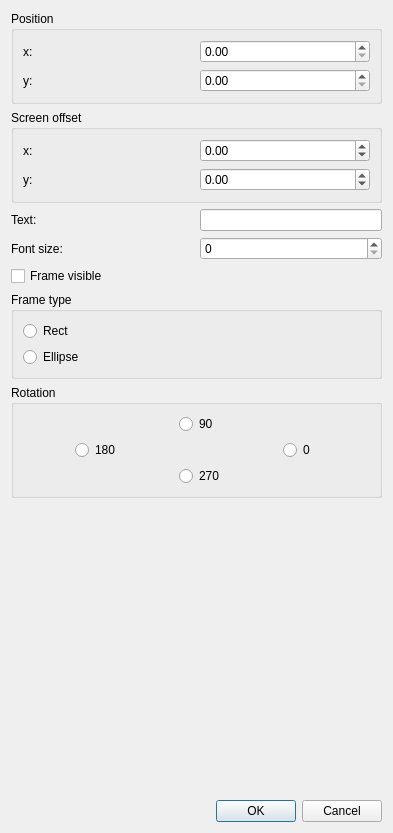
<?xml version="1.0" encoding="UTF-8"?>
<ui version="4.0">
 <class>TextSchemeElementDialog</class>
 <widget class="QDialog" name="TextSchemeElementDialog">
  <property name="geometry">
   <rect>
    <x>0</x>
    <y>0</y>
    <width>393</width>
    <height>833</height>
   </rect>
  </property>
  <property name="windowTitle">
   <string>Text scheme element</string>
  </property>
  <layout class="QVBoxLayout" name="verticalLayout_2">
   <item>
    <widget class="QGroupBox" name="gbPosition">
     <property name="title">
      <string>Position</string>
     </property>
     <layout class="QGridLayout" name="gridLayout">
      <item row="0" column="0">
       <widget class="QLabel" name="label_3">
        <property name="text">
         <string>x:</string>
        </property>
       </widget>
      </item>
      <item row="0" column="1">
       <widget class="QDoubleSpinBox" name="sbPositionX">
        <property name="maximum">
         <double>999999999.000000000000000</double>
        </property>
       </widget>
      </item>
      <item row="1" column="0">
       <widget class="QLabel" name="label_4">
        <property name="text">
         <string>y:</string>
        </property>
       </widget>
      </item>
      <item row="1" column="1">
       <widget class="QDoubleSpinBox" name="sbPositionY">
        <property name="maximum">
         <double>999999999.000000000000000</double>
        </property>
       </widget>
      </item>
     </layout>
    </widget>
   </item>
   <item>
    <widget class="QGroupBox" name="gbPosition_2">
     <property name="title">
      <string>Screen offset</string>
     </property>
     <layout class="QGridLayout" name="gridLayout_4">
      <item row="0" column="0">
       <widget class="QLabel" name="label_5">
        <property name="text">
         <string>x:</string>
        </property>
       </widget>
      </item>
      <item row="0" column="1">
       <widget class="QDoubleSpinBox" name="sbScreenOffsetX">
        <property name="minimum">
         <double>-999999999.000000000000000</double>
        </property>
        <property name="maximum">
         <double>999999999.000000000000000</double>
        </property>
       </widget>
      </item>
      <item row="1" column="0">
       <widget class="QLabel" name="label_6">
        <property name="text">
         <string>y:</string>
        </property>
       </widget>
      </item>
      <item row="1" column="1">
       <widget class="QDoubleSpinBox" name="sbScreenOffsetY">
        <property name="minimum">
         <double>-999999999.000000000000000</double>
        </property>
        <property name="maximum">
         <double>999999999.000000000000000</double>
        </property>
       </widget>
      </item>
     </layout>
    </widget>
   </item>
   <item>
    <layout class="QGridLayout" name="gridLayout_2" columnminimumwidth="6,6">
     <item row="0" column="0">
      <widget class="QLabel" name="label">
       <property name="text">
        <string>Text:</string>
       </property>
      </widget>
     </item>
     <item row="0" column="1">
      <widget class="QLineEdit" name="leText">
       <property name="sizePolicy">
        <sizepolicy hsizetype="Preferred" vsizetype="Fixed">
         <horstretch>0</horstretch>
         <verstretch>0</verstretch>
        </sizepolicy>
       </property>
      </widget>
     </item>
     <item row="1" column="0">
      <widget class="QLabel" name="label_2">
       <property name="text">
        <string>Font size:</string>
       </property>
      </widget>
     </item>
     <item row="1" column="1">
      <widget class="QSpinBox" name="sbFontSize">
       <property name="sizePolicy">
        <sizepolicy hsizetype="Preferred" vsizetype="Fixed">
         <horstretch>0</horstretch>
         <verstretch>0</verstretch>
        </sizepolicy>
       </property>
      </widget>
     </item>
    </layout>
   </item>
   <item>
    <widget class="QCheckBox" name="cbFrameVisible">
     <property name="text">
      <string>Frame visible</string>
     </property>
    </widget>
   </item>
   <item>
    <widget class="QGroupBox" name="gbFrameType">
     <property name="title">
      <string>Frame type</string>
     </property>
     <layout class="QVBoxLayout" name="verticalLayout">
      <item>
       <widget class="QRadioButton" name="rbFrameTypeRect">
        <property name="text">
         <string>Rect</string>
        </property>
        <attribute name="buttonGroup">
         <string notr="true">bgFrameType</string>
        </attribute>
       </widget>
      </item>
      <item>
       <widget class="QRadioButton" name="rbFrameTypeEllipse">
        <property name="text">
         <string>Ellipse</string>
        </property>
        <attribute name="buttonGroup">
         <string notr="true">bgFrameType</string>
        </attribute>
       </widget>
      </item>
     </layout>
    </widget>
   </item>
   <item>
    <widget class="QGroupBox" name="groupBox">
     <property name="title">
      <string>Rotation</string>
     </property>
     <layout class="QGridLayout" name="gridLayout_3">
      <item row="0" column="1">
       <widget class="QRadioButton" name="rbRotation90">
        <property name="sizePolicy">
         <sizepolicy hsizetype="Fixed" vsizetype="Fixed">
          <horstretch>0</horstretch>
          <verstretch>0</verstretch>
         </sizepolicy>
        </property>
        <property name="text">
         <string>90</string>
        </property>
        <attribute name="buttonGroup">
         <string notr="true">bgRotation</string>
        </attribute>
       </widget>
      </item>
      <item row="1" column="0">
       <widget class="QRadioButton" name="rbRotation180">
        <property name="sizePolicy">
         <sizepolicy hsizetype="Fixed" vsizetype="Fixed">
          <horstretch>0</horstretch>
          <verstretch>0</verstretch>
         </sizepolicy>
        </property>
        <property name="text">
         <string>180</string>
        </property>
        <attribute name="buttonGroup">
         <string notr="true">bgRotation</string>
        </attribute>
       </widget>
      </item>
      <item row="1" column="2">
       <widget class="QRadioButton" name="rbRotation0">
        <property name="sizePolicy">
         <sizepolicy hsizetype="Fixed" vsizetype="Fixed">
          <horstretch>0</horstretch>
          <verstretch>0</verstretch>
         </sizepolicy>
        </property>
        <property name="text">
         <string>0</string>
        </property>
        <attribute name="buttonGroup">
         <string notr="true">bgRotation</string>
        </attribute>
       </widget>
      </item>
      <item row="2" column="1">
       <widget class="QRadioButton" name="rbRotation270">
        <property name="sizePolicy">
         <sizepolicy hsizetype="Fixed" vsizetype="Fixed">
          <horstretch>0</horstretch>
          <verstretch>0</verstretch>
         </sizepolicy>
        </property>
        <property name="text">
         <string>270</string>
        </property>
        <attribute name="buttonGroup">
         <string notr="true">bgRotation</string>
        </attribute>
       </widget>
      </item>
     </layout>
    </widget>
   </item>
   <item>
    <spacer name="verticalSpacer_2">
     <property name="orientation">
      <enum>Qt::Vertical</enum>
     </property>
     <property name="sizeHint" stdset="0">
      <size>
       <width>20</width>
       <height>52</height>
      </size>
     </property>
    </spacer>
   </item>
   <item>
    <layout class="QHBoxLayout" name="horizontalLayout">
     <item>
      <spacer name="horizontalSpacer">
       <property name="orientation">
        <enum>Qt::Horizontal</enum>
       </property>
       <property name="sizeHint" stdset="0">
        <size>
         <width>40</width>
         <height>20</height>
        </size>
       </property>
      </spacer>
     </item>
     <item>
      <widget class="QLabel" name="lPixmap">
       <property name="minimumSize">
        <size>
         <width>32</width>
         <height>32</height>
        </size>
       </property>
       <property name="frameShape">
        <enum>QFrame::NoFrame</enum>
       </property>
       <property name="text">
        <string/>
       </property>
      </widget>
     </item>
     <item>
      <spacer name="horizontalSpacer_2">
       <property name="orientation">
        <enum>Qt::Horizontal</enum>
       </property>
       <property name="sizeHint" stdset="0">
        <size>
         <width>40</width>
         <height>20</height>
        </size>
       </property>
      </spacer>
     </item>
    </layout>
   </item>
   <item>
    <spacer name="verticalSpacer">
     <property name="orientation">
      <enum>Qt::Vertical</enum>
     </property>
     <property name="sizeHint" stdset="0">
      <size>
       <width>20</width>
       <height>52</height>
      </size>
     </property>
    </spacer>
   </item>
   <item>
    <widget class="QDialogButtonBox" name="buttonBox">
     <property name="orientation">
      <enum>Qt::Horizontal</enum>
     </property>
     <property name="standardButtons">
      <set>QDialogButtonBox::Cancel|QDialogButtonBox::Ok</set>
     </property>
    </widget>
   </item>
  </layout>
  <zorder>gbPosition</zorder>
  <zorder>cbFrameVisible</zorder>
  <zorder>gbFrameType</zorder>
  <zorder>buttonBox</zorder>
  <zorder>groupBox</zorder>
  <zorder>gbPosition_2</zorder>
 </widget>
 <resources/>
 <connections>
  <connection>
   <sender>buttonBox</sender>
   <signal>rejected()</signal>
   <receiver>TextSchemeElementDialog</receiver>
   <slot>reject()</slot>
   <hints>
    <hint type="sourcelabel">
     <x>316</x>
     <y>260</y>
    </hint>
    <hint type="destinationlabel">
     <x>286</x>
     <y>274</y>
    </hint>
   </hints>
  </connection>
 </connections>
 <buttongroups>
  <buttongroup name="bgRotation"/>
  <buttongroup name="bgFrameType"/>
 </buttongroups>
</ui>
